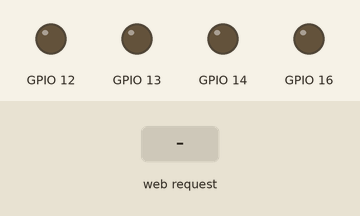
Recording of a sketch running on a simulated ESP8266 (NodeMCU). Shown: output pins drawn as LEDs (lit = HIGH). The test bench sets the inputs (shaded band). WiFi joins after 1.5 s; servers stay silent unless stated; what the sketch prints to the serial monitor is not drawn.

Above: at 2.7 s.
2.8 s: HTTP request GET /LED_13=ON received
At 3.4 s:
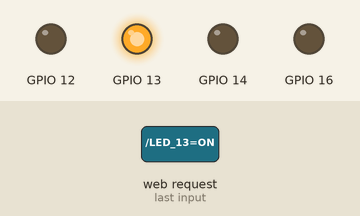
4.3 s: HTTP request GET /LED_12=ON received
At 4.6 s:
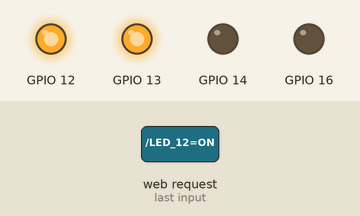
5.8 s: HTTP request GET /LED_13=OFF received
At 6.9 s:
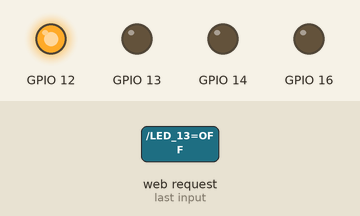
7.3 s: HTTP request GET /LED_12=OFF received
At 8.0 s:
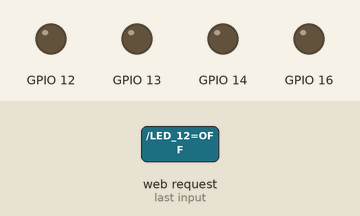
8.8 s: HTTP request GET /LED_14=ON received
At 9.2 s:
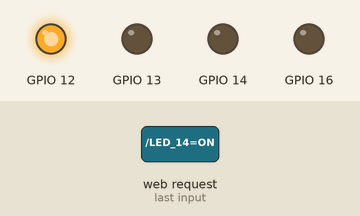
Timing chart, 0 to 11.3 s (numbered marks = the images above; inputs shaded):
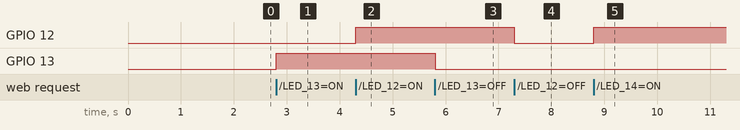

The sketch:

On-Off.ino
```cpp
/*======================================================================*/
/* This code example is to control 13,12,14 and 16 pins of the EasyNode */
/* Auth: Niwantha for Algobel on 19yh December 2017                                           */
/* Based on html button method and reading argument which return from   */
/* Web header                                                           */
/*======================================================================*/

/*======================================================================*/
/*calling  WiFi interface libraries and configuration details           */
#include <ESP8266WiFi.h>
const char* ssid = "TP"; // Router SSID
const char* password = "12345678"; // Router Password
WiFiServer server(80);
/*======================================================================*/

void setup() {

/*======================================================================*/
/* Setting hardware on EasyNode module                                  */

  Serial.begin(115200);
  pinMode(13, OUTPUT);
  pinMode(12, OUTPUT);
  pinMode(14, OUTPUT);
  pinMode(16, OUTPUT);
/*======================================================================*/


/*======================================================================*/
/* WiFi interface accessing                                             */

  WiFi.begin(ssid, password);
  while (WiFi.status() != WL_CONNECTED) {
    delay(500);
    Serial.print(".");
  }
  server.begin();
  Serial.print(WiFi.localIP());
  /*======================================================================*/
}

void loop() {
   /*======================================================================*/
  // Check if a client has connected
  WiFiClient client = server.available();
  if (!client) {
    return;
  }
  /*======================================================================*/

   /*======================================================================*/
  // Wait until the client sends some data

  while(!client.available()){
    delay(1);
  }
   /*======================================================================*/


  /*======================================================================*/
  // Read the first line of the request
  String request = client.readStringUntil('\r');
  Serial.println(request);
  client.flush();
  /*======================================================================*/

   /*======================================================================*/
  // Match the request


  if (request.indexOf("/LED_13=ON") != -1)  {
    digitalWrite(13, HIGH);
  }
  if (request.indexOf("/LED_13=OFF") != -1)  {
    digitalWrite(13, LOW);
  }
  if (request.indexOf("/LED_12=ON") != -1)  {
    digitalWrite(12, HIGH);
  }
  if (request.indexOf("/LED_12=OFF") != -1)  {
    digitalWrite(12, LOW);
  }
    if (request.indexOf("/LED_14=ON") != -1)  {
    digitalWrite(12, HIGH);
  }
  if (request.indexOf("/LED_14=OFF") != -1)  {
    digitalWrite(12, LOW);
  }
    if (request.indexOf("/LED_16=ON") != -1)  {
    digitalWrite(12, HIGH);
  }
  if (request.indexOf("/LED_16=OFF") != -1)  {
    digitalWrite(12, LOW);
  }
 /*======================================================================*/


  /*======================================================================*/

  // Return the response
  client.println("HTTP/1.1 200 OK");
  client.println("Content-Type: text/html");
  client.println(""); //  do not forget this one
  client.println("<!DOCTYPE HTML>");
  client.println("<html>");
  client.println("<br><br>");
  /*======================================================================*/

  /*======================================================================*/
  // HTML Buttons

  client.println("<a href=\"/LED_13=ON\"\"><button>Turn On </button></a>");
  client.println("<a href=\"/LED_13=OFF\"\"><button>Turn Off </button></a><br />");
  client.println("<a href=\"/LED_12=ON\"\"><button>Turn On </button></a>");
  client.println("<a href=\"/LED_12=OFF\"\"><button>Turn Off </button></a><br />");
  client.println("<a href=\"/LED_14=ON\"\"><button>Turn On </button></a>");
  client.println("<a href=\"/LED_14=OFF\"\"><button>Turn Off </button></a><br />");
  client.println("<a href=\"/LED_16=ON\"\"><button>Turn On </button></a>");
  client.println("<a href=\"/LED_16=OFF\"\"><button>Turn Off </button></a><br />");
  client.println("</html>");
  delay(1);
   /*======================================================================*/
  Serial.println("Client disonnected");
  Serial.println("");

}
```

Measured:
- after the input at 2.8 s, GPIO 13: LOW → HIGH at once
- after the input at 4.3 s, GPIO 12: LOW → HIGH at once
- after the input at 5.8 s, GPIO 13: HIGH → LOW at once
- after the input at 7.3 s, GPIO 12: HIGH → LOW at once
- after the input at 8.8 s, GPIO 12: LOW → HIGH at once
